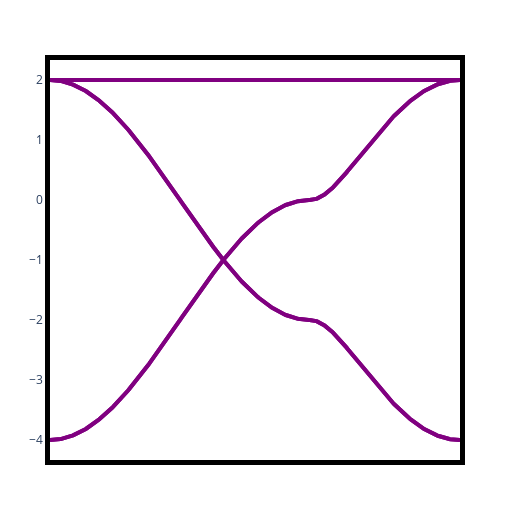

The cell this chart's notebook holds for it:
### Code cell
plot_simple_kagome_bands(t1 = 1.0, t2 = 0.0, u1 = 0.0, u2 = 0.0)

### Figure 1 — Plotly figure (JSON) as saved in the notebook; plotly's stock layout.template omitted (floating-point values rounded to 4 significant figures; data arrays with more than 128 entries replaced by an {"elided": "..."} marker saying what was removed)
{"data": [{"line": {"color": "purple", "width": 4}, "mode": "lines", "type": "scatter", "x": {"elided": "500 int values"}, "y": {"elided": "500 float values"}}, {"line": {"color": "purple", "width": 4}, "mode": "lines", "type": "scatter", "x": {"elided": "500 int values"}, "y": {"elided": "500 float values"}}, {"line": {"color": "purple", "width": 4}, "mode": "lines", "type": "scatter", "x": {"elided": "500 int values"}, "y": {"elided": "500 float values"}}, {"line": {"color": "purple", "width": 4}, "mode": "lines", "type": "scatter", "x": {"elided": "500 int values"}, "y": {"elided": "500 float values"}}, {"line": {"color": "purple", "width": 4}, "mode": "lines", "type": "scatter", "x": {"elided": "500 int values"}, "y": {"elided": "500 float values"}}, {"line": {"color": "purple", "width": 4}, "mode": "lines", "type": "scatter", "x": {"elided": "500 int values"}, "y": {"elided": "500 float values"}}], "layout": {"height": 510, "margin": {"b": 50, "l": 50, "r": 50, "t": 60}, "plot_bgcolor": "rgba(0,0,0,0)", "showlegend": false, "title": "", "width": 510, "xaxis": {"linecolor": "black", "linewidth": 5, "mirror": true, "showgrid": true, "showline": true, "showticklabels": false}, "yaxis": {"linecolor": "black", "linewidth": 5, "mirror": true, "showgrid": true, "showline": true, "showticklabels": true}}}
